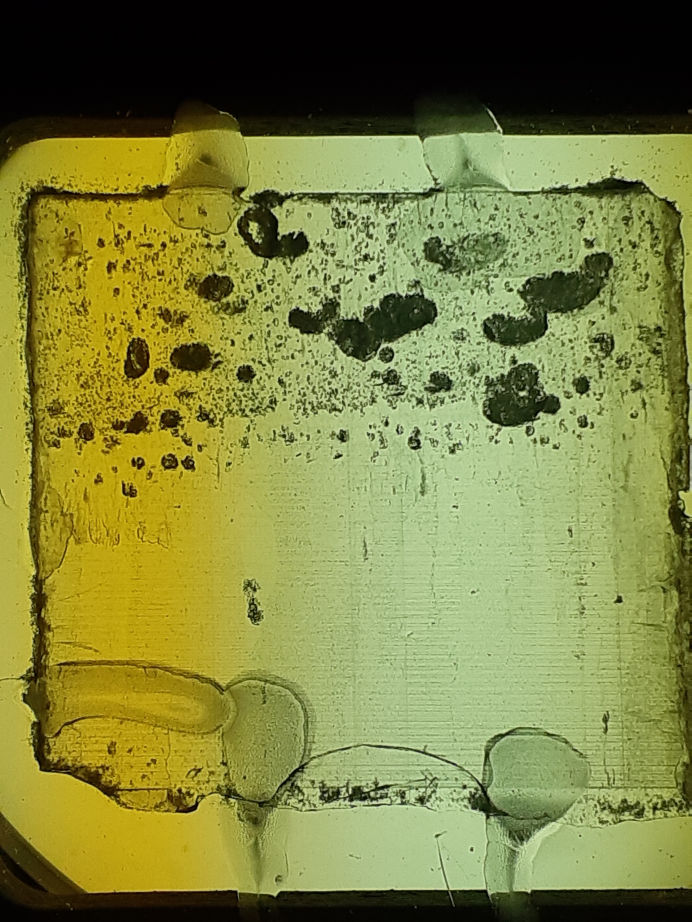
#> input picture images/meltpond_kuka_9cm_bottom.jpg, 3456 x 4608 px, found by its file name (shown at 1/5 size)
$ python plot_sigma.py
#> lines starting #> are read from the running program, lines starting #| are printed output that depends on the picture
### clipBlur.py
# -*- coding: utf-8 -*-
"""
Created on Wed Mar  9 08:38:25 2022

@author: Bruger
"""

def clipBlur(filename, x, y, marginX, marginY, sigma=1.0):
    # FUNC:
    # picture takes the variables and returns an image in grayscale that has been
    # clipped and blurred
    #
    # VARIABLES:
    # filename is the position of the picture of a picture you want treated.
    #
    # (x,y) is the position of the middle of the outclip you want of the picture
    # Remember that x is the amount of pixels down from the top left corner
    # and y is the number of pixels to the right of the top left corner
    #
    # marginX and marginY are the amount of pixels you want to include in the
    # outclip from (x,y)
    #
    # sigma is the amount of blur you want.

#> called with x = 1800, y = 2150, marginX = 1500, marginY = 1150, sigma = 0.25
    import numpy as np
    import skimage.io
    image = skimage.io.imread(fname=filename, as_gray=True)
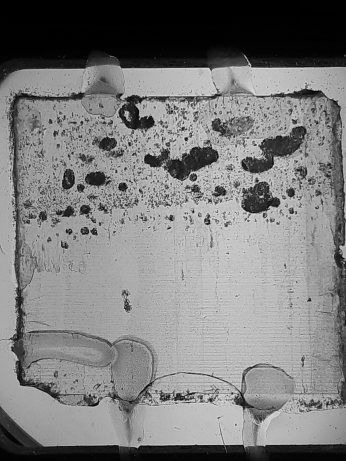
#> image: shape (4608, 3456) float64 (shown at 1/10 size); min 0, max 0.926, mean 0.491
    clip = image[y-marginY:y+marginY, x-marginX:x+marginX]
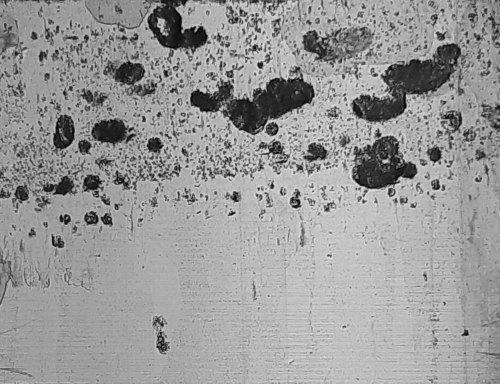
#> clip: shape (2300, 3000) float64 (shown at 1/6 size); min 0, max 0.918, mean 0.603

    blurredImage = skimage.filters.gaussian(image, sigma=sigma, truncate=3.5)
    blurredClip = blurredImage[y-marginY:y+marginY, x-marginX:x+marginX]


    return clip, blurredClip


### acf.py
import numpy as np
import matplotlib.pyplot as plt
from statsmodels.tsa.stattools import acf as acff


def acf(clip, lags=50, conversion = 90/2000, plot=False, plotfunc=[1,2], plotname="", ip=np.exp(-2), sections=3, errorlimit = np.inf, alpha =0.05):

    #Set plotfunc as iterable
    if type(plotfunc) == int:
        plotfunc = [plotfunc]

    n = np.shape(clip)[0]
    M = np.zeros(n)
    bestfunc = np.empty(sections, dtype= 'U32')
    functype = ["Empirical","Exponential","Gaussian","Exp Root", "x-Power", "x-Exponential"]

    plotdata = np.empty(lags)

    if sections != 0:
        blocks = np.int32(np.round(np.linspace(0, n, sections + 1)))
        M2 = np.zeros(sections)
        N2 = np.zeros(sections)
        kval = np.zeros(sections)
        xval = np.zeros(sections)
        fitness = np.zeros([sections,np.size(plotfunc)])

        for idx,_ in enumerate(M2):
            bestfitctrl = np.inf
            blck = clip[blocks[idx]:blocks[idx + 1]]
            auto, confint = autoCor(blck, nlags=lags, alpha = alpha)
            acl_est, std_est = autocolen(auto, confint=confint, scale=conversion)
            M2[idx] = acl_est
            N2[idx] = std_est

            if any(auto < -1) or any(auto > 1):
                print("Warning[acf]: Autocorrelation contains invalid values!")
            if any(np.isnan(auto)):
                print("Warning[acf]: Warning: Autocorrelation contains NaN entries!")

            #print(f"Estimated Autocorrelation Length: {acl_est:.04f}mm")

            bestfunc[idx] = functype[0]
            x = np.arange(lags)
            y = auto[x]
            x = x*conversion
            plotdata = np.vstack([plotdata,x,y])

            for jdx, pf in enumerate(plotfunc):
                coeffs, iidx = lsm3(x,y,pf, limit=ip,L=acl_est)
                c = np.hstack([0,coeffs])
                if pf == 1:
                    fy = func1(c,x)
                    #plotlabel = r'$c_1 \exp(k_1 x) + c_0$'
                    acl = 1/c[2]
                elif pf == 2:
                    fy = func2(c,x)
                    #plotlabel = r'$\frac{c_1}{\sqrt{2 \pi \sigma^2}} \cdot \exp\left(-\frac{\left(x - \mu \right)^2}{2 \sigma^2}\right) + c_0$'
                    acl = np.sqrt(2)*c[1]-c[2]
                elif pf == 3:
                    fy = func3(c,x)
                    acl = 1/(c[2]**2)
                elif pf == 4:
                    fy = func4(c,x)
                    acl = 1/(c[2])
                    xval[idx] = c[3]
                elif pf == 5:
                    fy = func5(c,x)
                    acl = 1/(c[2])
                    kval[idx] = c[3]
                elif pf == 0:
                    fy = y
                    acl = acl_est

                plotdata = np.vstack([plotdata,fy])

                # print(f"Autocorrelation legth from {functype[pf]} lsm: {acl:.04f}mm")

                fitctrl = 1/(iidx) *np.sum((y[:iidx]-fy[:iidx])**2)
                fitness[idx,jdx] = fitctrl

                if fitctrl < bestfitctrl:
                    #Error tolerance
                    if  np.not_equal(acl_est,0):
                        if abs(acl/acl_est - 1) > errorlimit:
                            acl = acl_est
                            #print('Linear approximation used due to too large deviation..')
                        else:
                            bestfunc[idx] = functype[pf]
                            bestfitctrl = fitctrl

        M = np.copy(M2)
    else:
        for idx, i in enumerate(clip):
            auto = autoCor([i], nlags=lags)
            acl = autocolen(auto,conversion)
            M[idx] = acl_est


    return M, N2, bestfunc, plotdata[1:], fitness, kval, xval

#-----------------------------------------------------------------------------

def autoCor(clipBlur, nlags = 1999, alpha = 0.05):
    # Function
    # Viser autocorrelation mellem alle pixels i det clipped/blurred billede.

    # Variables
    # clipped/blurred billede loaded fra clipBlur funktionen.

    # Først importeres relevante pakker, især her statsmodels.

    # Denne funktion tager det klippede og blurrede billede og bestemmer autocorrelation for alle pixels.
    # Nedenfor er testscript til hvordan autocorrelationsfunktionen fungerer for en enkelt linje.

    # En linje
    # linje = clip[1,:]
    # sm.tsa.acf(linje,nlags = 100)
    # fig = tsaplots.plot_acf(linje,lags = 100)
    # plt.show()

    # sizeY = clipBlur.shape[1]


    ## Et helt billede
    # nlags bestemmer hvor mange pixels der medtages, 0 regnes ikke med og der er 1999 lig 2000.
    M = np.zeros(nlags+1)
    N = np.zeros(nlags+1)
    err = 0
    for i, clips in enumerate(clipBlur):
        if all(clips == 0):
            auto = np.zeros(np.size(nlags))
            confint = np.zeros(np.size(nlags))

        else:
            auto, confint = acff(clips, nlags=nlags, missing='drop', alpha= alpha)
            cn0 = confint[:,0] - auto
            cn1 = confint[:,1] - auto
            confint = (cn1 - cn0)*0.5


        if any(np.isnan(auto)):
            print(f"Warning[autoCor]: NaN number in line {i}! - dropping line..")
            auto = np.zeros(np.size(nlags))
            err += 1
            if any(np.isnan(clips)):
                print(f"    This is due to erroneous input!!")

        M = M + auto
        N = N + confint**2

    M = 1/(i+1-err) * M
    N = 1/(i+1-err) * np.sqrt(N)

    return M, N

#-----------------------------------------------------------------------------

# [33 lines left out: function autocolen, not called in this run]

#-----------------------------------------------------------------------------

def func1(m,x):
    return m[0] + m[1]*np.exp(-m[2]*x)

def func2(m,x):
    return m[0] + (m[3]/(m[1]*np.sqrt(2*np.pi))) * np.exp(-0.5 * ((x-m[2])**2) / (m[1]**2))

def func3(m,x):
    return m[0] + m[1]*np.exp(-m[2]*np.sqrt(x))

def func4(m,x):
    return m[0] + m[1]*np.power(1 + (m[2]*x)**2,-m[3])

def func5(m,x):
    return m[0] + m[1]*np.exp(-np.power(m[2]*x,m[3]))

#--------------------------------------------------------------

# [131 lines left out: functions lsm3, plot_acf2, not called in this run]

### plot_sigma.py
import numpy as np
import matplotlib.pyplot as plt
import skimage

from acf import acf
from clipBlur import clipBlur


def plot_sigma(clip, threshold, conversion, saveas = None, plotshow = True):
#> called with threshold = 0.52, conversion = 0.03, plotshow = True
    fit = np.array([0])
    x = np.arange(0.1,4.05,0.05)
    s1 = np.zeros(np.size(x))
    s2 = np.zeros(np.size(x))
    s3 = np.zeros(np.size(x))

    for idx, i in enumerate(x):
        print(f"Progress: {(idx/0.79):0.0f}%", end="\r")
        sclip = np.copy(clip)
        blurredClip = skimage.filters.gaussian(sclip, sigma=i, truncate=3.5)
        sclip[blurredClip > threshold] = 0

        auflength, _, _, _, _, _, _ = acf(sclip, lags = 200, conversion = conversion, plotfunc = fit, ip=np.exp(-2))
        s1[idx] = auflength[0]
        s2[idx] = auflength[1]
        s3[idx] = auflength[2]
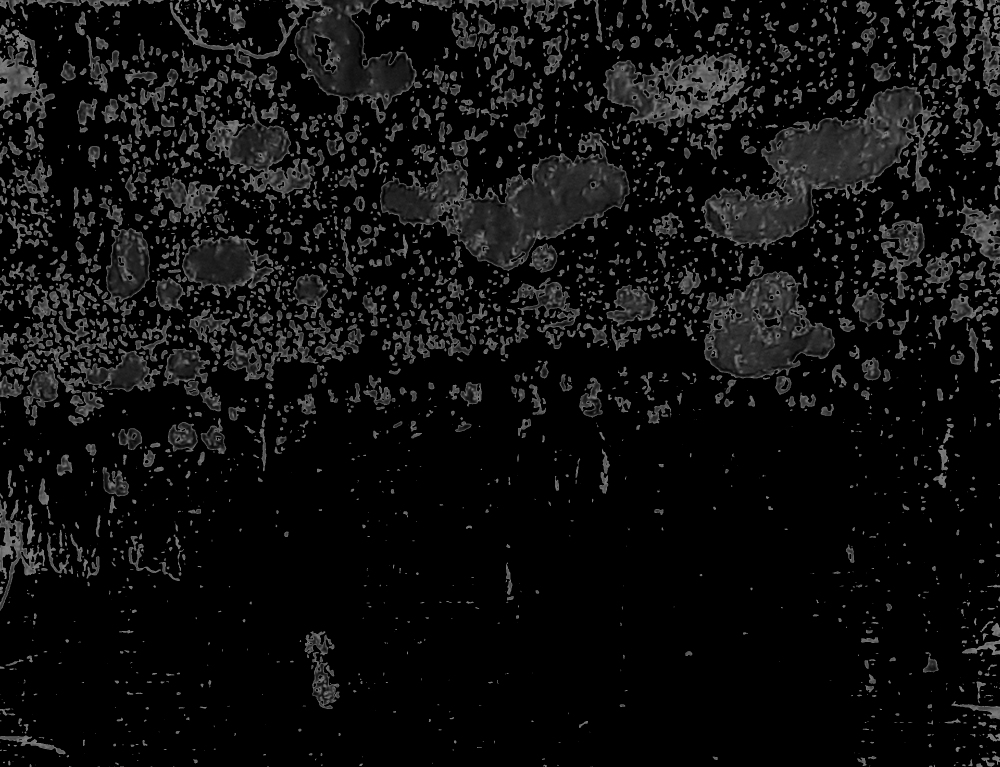
#> sclip: shape (2300, 3000) float64 (shown at 1/3 size); min 0, max 0.52, mean 0.0615
#> after the loop, s1 = 79 values from 0 to 0; s2 = 79 values from 0 to 0; s3 = 79 values from 0 to 0
        #print(auflength)

    yscale = np.max([np.max(s1),np.max(s2),np.max(s3)])*1.5

    plt.figure()
    s1[s1 == 0] = 0
    s2[s2 == 0] = 0
    s3[s3 == 0] = 0
    plt.grid(True)
    plt.plot(x,s1,'r-',label='Section 1')
    plt.plot(x,s2,'b-',label='Section 2')
    plt.plot(x,s3,'k-',label='Section 3')
    plt.xlabel("Standard Deviation")
    plt.ylabel("ACL [mm]")
    plt.title("Autocorrelation Length")
    plt.legend()
    plt.xlim([-0.08,4])
    plt.ylim([-0.02*yscale,1.02*yscale])

    #print(fname)
    if saveas != None:
        savename = str("sigma_images/" + saveas + ".png")
        plt.savefig(savename,dpi=300,format="png")
    if plotshow:
        plt.show(block = True)
    plt.close()


if __name__ == "__main__":
    fname = "thin_slices/meltponds/meltpond_kuka/meltpond_kuka_9cm_bottom.jpg"
    fTypes = np.array(['Empirical','Exponential','Gaussian','Exp Root'])


    clip, blurredClip = clipBlur(fname,  x=1800, y=2150, marginX=1500, marginY=1150, sigma=0.25)
    conversion=0.03

    plt.figure()
    plt.imshow(clip, cmap = 'gray')
    plt.show()
    plt.close()
    threshold = 0.52
    plot_sigma(clip, threshold, conversion, saveas = None, plotshow = True)
#> (the call stopped at in autoCor, `auto, confint = acff(clips, nlags=nlags, missing='drop', alpha= alpha)`: statsmodels is not available in this run)

$ run again, with images/20200121_231857.jpg copied over images/meltpond_kuka_9cm_bottom.jpg
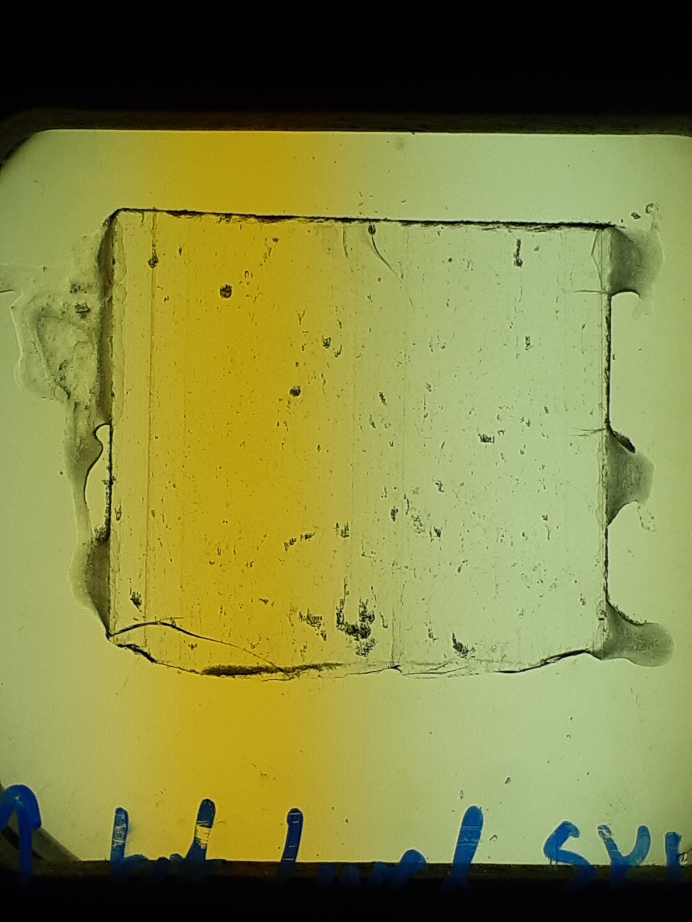
#> input picture images/20200121_231857.jpg, 3456 x 4608 px, found by its file name (shown at 1/5 size)
#> in clipBlur, `clip = image[y-marginY:y+marginY, x-marginX:x+marginX]`:
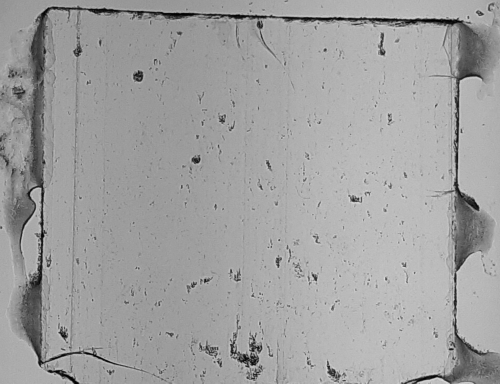
#> clip: shape (2300, 3000) float64 (shown at 1/6 size); min 0, max 0.908, mean 0.632
#> after the loop in plot_sigma, `for idx, i in enumerate(x):`:
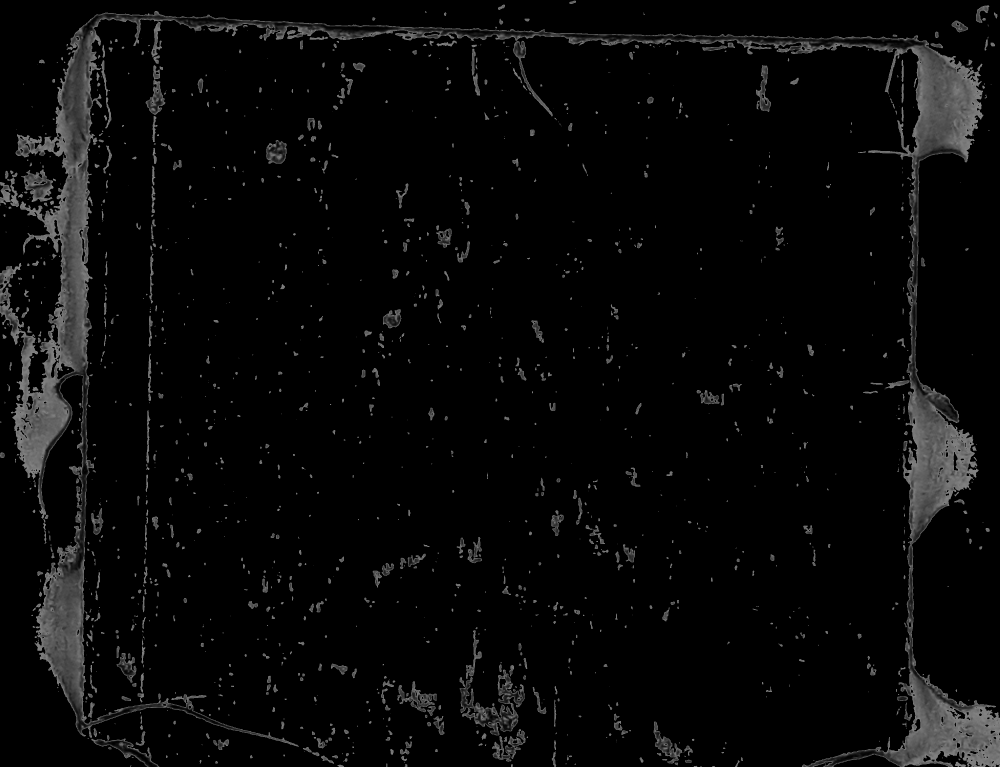
#> sclip: shape (2300, 3000) float64 (shown at 1/3 size); min 0, max 0.52, mean 0.0334
#> after the loop in plot_sigma, `for idx, i in enumerate(x):`: s1 = 79 values from 0 to 0

$ run again, with images/20200121_231937.jpg copied over images/meltpond_kuka_9cm_bottom.jpg
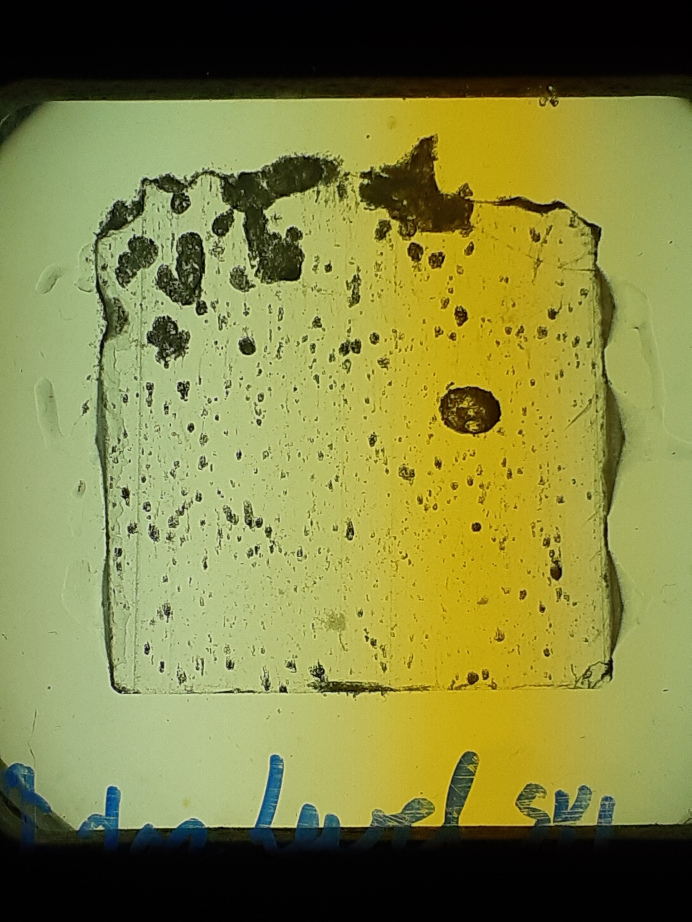
#> input picture images/20200121_231937.jpg, 3456 x 4608 px, found by its file name (shown at 1/5 size)
#> in clipBlur, `clip = image[y-marginY:y+marginY, x-marginX:x+marginX]`:
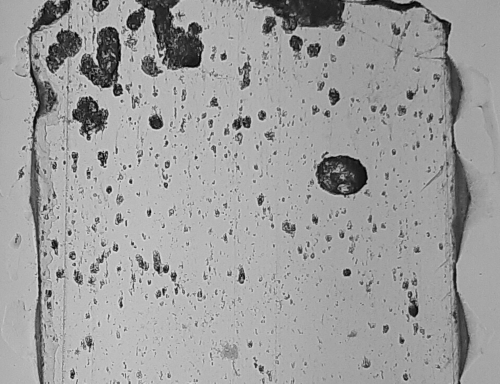
#> clip: shape (2300, 3000) float64 (shown at 1/6 size); min 0, max 0.916, mean 0.621
#> after the loop in plot_sigma, `for idx, i in enumerate(x):`:
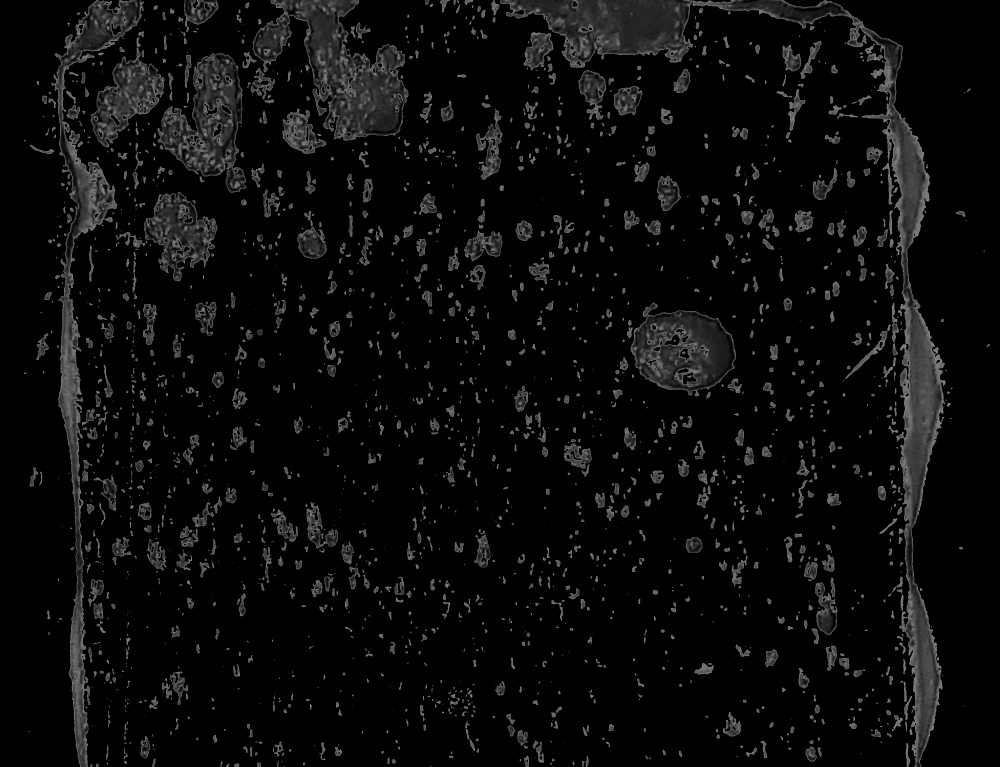
#> sclip: shape (2300, 3000) float64 (shown at 1/3 size); min 0, max 0.52, mean 0.0435
#> after the loop in plot_sigma, `for idx, i in enumerate(x):`: s1 = 79 values from 0 to 0
